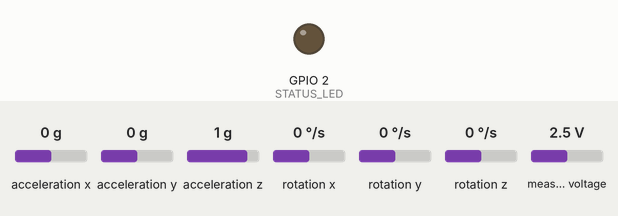
This sketch was run on a simulated ESP32. Shown: output pins drawn as LEDs (lit = HIGH). Wiring (inferred from the names in the program): MPU-6050 motion sensor at I2C address 0x68; MPU-6050 motion sensor at I2C address 0x69. Inputs (shaded band) come from the test bench; at power-on: acceleration x 0 g, acceleration y 0 g, acceleration z 1 g, rotation x 0 °/s, rotation y 0 °/s, rotation z 0 °/s, measured voltage 2.5 V. WiFi joins after 1.5 s; servers stay silent unless stated; what the sketch prints to the serial monitor is not drawn.

Above: at 2.05 s.
Timing chart, 0 to 48.2 s (numbered marks = the images above):
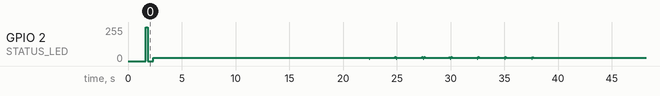

The sketch:

posture_sensor.ino
```cpp
/*
 * ╔══════════════════════════════════════════════════════════╗
 * ║  PoseGuide – ESP32 Posture Sensor Firmware               ║
 * ║  Real-Time Posture Detection & Feedback System            ║
 * ╠══════════════════════════════════════════════════════════╣
 * ║  Reads 2× MPU-6050 IMU + 1× Flex sensor via ADS1115     ║
 * ║  Applies Madgwick sensor fusion filter                    ║
 * ║  Sends JSON over WebSocket to FastAPI backend             ║
 * ╚══════════════════════════════════════════════════════════╝
 *
 * Required Libraries (install via Arduino Library Manager):
 *   - WiFi              (built-in with ESP32 board package)
 *   - Wire              (built-in)
 *   - ArduinoWebsockets (by Gil Maimon)
 *   - ArduinoJson       (by Benoit Blanchon, v7+)
 *   - Adafruit ADS1X15  (by Adafruit)
 *   - MadgwickAHRS      (by Arduino)
 */

#include <WiFi.h>
#include <Wire.h>
#include <ArduinoWebsockets.h>
#include <ArduinoJson.h>
#include <Adafruit_ADS1X15.h>
#include <MadgwickAHRS.h>
#include "config.h"

using namespace websockets;

// ── Objects ────────────────────────────────────────────────
WebsocketsClient wsClient;
Adafruit_ADS1115 ads;
Madgwick filterMPU1;
Madgwick filterMPU2;

// ── Sensor Data ────────────────────────────────────────────
float ax1, ay1, az1, gx1, gy1, gz1;  // MPU #1 raw
float ax2, ay2, az2, gx2, gy2, gz2;  // MPU #2 raw

// ── Timing ─────────────────────────────────────────────────
unsigned long lastSampleTime = 0;
unsigned long lastReconnectAttempt = 0;
const unsigned long RECONNECT_INTERVAL = 5000;

// ── Status LED ─────────────────────────────────────────────
#define STATUS_LED 2  // Built-in LED on most ESP32 dev boards

// ════════════════════════════════════════════════════════════
//  SETUP
// ════════════════════════════════════════════════════════════
void setup() {
    Serial.begin(115200);
    delay(100);

    pinMode(STATUS_LED, OUTPUT);
    digitalWrite(STATUS_LED, LOW);

    Serial.println();
    Serial.println("╔═══════════════════════════════════╗");
    Serial.println("║   PoseGuide Sensor Initializing   ║");
    Serial.println("╚═══════════════════════════════════╝");

    // ── I2C ────────────────────────────────────────────
    Wire.begin();
    Wire.setClock(400000);  // 400kHz fast mode

    // ── MPU-6050 #1 (T4 – Upper Back) ──────────────────
    initMPU(MPU1_ADDRESS);
    Serial.println("✓ MPU #1 (T4 upper back) initialized");

    // ── MPU-6050 #2 (C7 – Neck) ───────────────────────
    initMPU(MPU2_ADDRESS);
    Serial.println("✓ MPU #2 (C7 neck) initialized");

    // ── ADS1115 (Flex Sensor ADC) ─────────────────────
    if (ads.begin(ADS1115_ADDRESS)) {
        ads.setGain(GAIN_ONE);  // ±4.096V range
        Serial.println("✓ ADS1115 initialized");
    } else {
        Serial.println("✗ ADS1115 not found – flex sensor disabled");
    }

    // ── Madgwick Filters ──────────────────────────────
    filterMPU1.begin(SAMPLE_RATE_HZ);
    filterMPU2.begin(SAMPLE_RATE_HZ);
    Serial.println("✓ Madgwick filters initialized");

    // ── Wi-Fi ─────────────────────────────────────────
    connectWiFi();

    // ── WebSocket ─────────────────────────────────────
    connectWebSocket();

    Serial.println("─── Entering main loop ───");
    Serial.println();
}

// ════════════════════════════════════════════════════════════
//  MAIN LOOP
// ════════════════════════════════════════════════════════════
void loop() {
    unsigned long now = millis();

    // ── Reconnect WebSocket if needed ──────────────────
    if (!wsClient.available()) {
        if (now - lastReconnectAttempt > RECONNECT_INTERVAL) {
            lastReconnectAttempt = now;
            Serial.println("↻ Reconnecting WebSocket...");
            connectWebSocket();
        }
        delay(100);
        return;
    }

    // ── Sample at fixed rate ──────────────────────────
    if (now - lastSampleTime < SAMPLE_PERIOD_MS) {
        wsClient.poll();
        return;
    }
    lastSampleTime = now;

    // ── Read MPU #1 ───────────────────────────────────
    readMPU(MPU1_ADDRESS, ax1, ay1, az1, gx1, gy1, gz1);
    filterMPU1.updateIMU(gx1, gy1, gz1, ax1, ay1, az1);

    // ── Read MPU #2 ───────────────────────────────────
    readMPU(MPU2_ADDRESS, ax2, ay2, az2, gx2, gy2, gz2);
    filterMPU2.updateIMU(gx2, gy2, gz2, ax2, ay2, az2);

    // ── Read Flex Sensor ──────────────────────────────
    int16_t flexRaw = ads.readADC_SingleEnded(FLEX_ADS_CHANNEL);
    float flexValue = mapFloat(flexRaw, FLEX_FLAT_VALUE, FLEX_BENT_VALUE, 0.0, 100.0);
    flexValue = constrain(flexValue, 0.0, 100.0);

    // ── Build JSON Packet ─────────────────────────────
    JsonDocument doc;

    JsonObject torso = doc["torso"].to<JsonObject>();
    torso["pitch"] = round2(filterMPU1.getPitch());
    torso["roll"]  = round2(filterMPU1.getRoll());
    torso["yaw"]   = round2(filterMPU1.getYaw());

    JsonObject neck = doc["neck"].to<JsonObject>();
    neck["pitch"] = round2(filterMPU2.getPitch());
    neck["roll"]  = round2(filterMPU2.getRoll());
    neck["yaw"]   = round2(filterMPU2.getYaw());

    doc["flex_value"] = round2(flexValue);
    doc["timestamp"]  = (double)now;

    // ── Serialize & Send ──────────────────────────────
    String jsonStr;
    serializeJson(doc, jsonStr);
    wsClient.send(jsonStr);

    // ── Blink LED on successful send ──────────────────
    digitalWrite(STATUS_LED, HIGH);
    delay(2);
    digitalWrite(STATUS_LED, LOW);

    wsClient.poll();
}

// ════════════════════════════════════════════════════════════
//  HELPER FUNCTIONS
// ════════════════════════════════════════════════════════════

void connectWiFi() {
    Serial.printf("Connecting to Wi-Fi: %s", WIFI_SSID);
    WiFi.begin(WIFI_SSID, WIFI_PASSWORD);

    int attempts = 0;
    while (WiFi.status() != WL_CONNECTED && attempts < 30) {
        delay(500);
        Serial.print(".");
        attempts++;
    }

    if (WiFi.status() == WL_CONNECTED) {
        Serial.println();
        Serial.printf("✓ Wi-Fi connected │ IP: %s\n", WiFi.localIP().toString().c_str());
        digitalWrite(STATUS_LED, HIGH);
        delay(200);
        digitalWrite(STATUS_LED, LOW);
    } else {
        Serial.println("\n✗ Wi-Fi connection failed – restarting...");
        ESP.restart();
    }
}

void connectWebSocket() {
    char url[128];
    snprintf(url, sizeof(url), "ws://%s:%d%s", SERVER_HOST, SERVER_PORT, WS_PATH);
    Serial.printf("Connecting WebSocket: %s\n", url);

    bool connected = wsClient.connect(url);
    if (connected) {
        Serial.println("✓ WebSocket connected");
    } else {
        Serial.println("✗ WebSocket connection failed");
    }
}

void initMPU(uint8_t address) {
    // Wake up MPU-6050
    Wire.beginTransmission(address);
    Wire.write(0x6B);  // PWR_MGMT_1
    Wire.write(0x00);  // Wake up
    Wire.endTransmission(true);
    delay(10);

    // Configure gyroscope: ±500°/s
    Wire.beginTransmission(address);
    Wire.write(0x1B);  // GYRO_CONFIG
    Wire.write(0x08);  // FS_SEL = 1 (±500°/s)
    Wire.endTransmission(true);

    // Configure accelerometer: ±4g
    Wire.beginTransmission(address);
    Wire.write(0x1C);  // ACCEL_CONFIG
    Wire.write(0x08);  // AFS_SEL = 1 (±4g)
    Wire.endTransmission(true);

    // Set DLPF bandwidth: 44Hz
    Wire.beginTransmission(address);
    Wire.write(0x1A);  // CONFIG
    Wire.write(0x03);  // DLPF_CFG = 3
    Wire.endTransmission(true);
}

void readMPU(uint8_t address, float &ax, float &ay, float &az,
             float &gx, float &gy, float &gz) {
    Wire.beginTransmission(address);
    Wire.write(0x3B);  // ACCEL_XOUT_H
    Wire.endTransmission(false);
    Wire.requestFrom(address, (uint8_t)14, (uint8_t)true);

    int16_t rawAx = (Wire.read() << 8) | Wire.read();
    int16_t rawAy = (Wire.read() << 8) | Wire.read();
    int16_t rawAz = (Wire.read() << 8) | Wire.read();
    Wire.read(); Wire.read();  // Skip temperature
    int16_t rawGx = (Wire.read() << 8) | Wire.read();
    int16_t rawGy = (Wire.read() << 8) | Wire.read();
    int16_t rawGz = (Wire.read() << 8) | Wire.read();

    // Convert to physical units
    // Accel: ±4g → sensitivity = 8192 LSB/g
    ax = rawAx / 8192.0f;
    ay = rawAy / 8192.0f;
    az = rawAz / 8192.0f;

    // Gyro: ±500°/s → sensitivity = 65.5 LSB/(°/s)
    gx = rawGx / 65.5f;
    gy = rawGy / 65.5f;
    gz = rawGz / 65.5f;
}

float mapFloat(float x, float inMin, float inMax, float outMin, float outMax) {
    return (x - inMin) * (outMax - outMin) / (inMax - inMin) + outMin;
}

float round2(float val) {
    return roundf(val * 100.0f) / 100.0f;
}
```

config.h
```cpp
/*
 * PoseGuide – ESP32 Configuration
 * ────────────────────────────────
 * Update these values before uploading to your ESP32.
 */

#ifndef CONFIG_H
#define CONFIG_H

// ── Wi-Fi Credentials ──────────────────────────────────
#define WIFI_SSID       "YOUR_WIFI_SSID"
#define WIFI_PASSWORD   "YOUR_WIFI_PASSWORD"

// ── Backend Server ─────────────────────────────────────
// IP address of the machine running the FastAPI backend
#define SERVER_HOST     "192.168.1.100"
#define SERVER_PORT     8000
#define WS_PATH         "/ws/esp32"

// ── I2C Addresses ──────────────────────────────────────
// MPU #1 (T4 – upper back) → AD0 = LOW  → 0x68
// MPU #2 (C7 – neck)       → AD0 = HIGH → 0x69
#define MPU1_ADDRESS    0x68
#define MPU2_ADDRESS    0x69

// ADS1115 default I2C address
#define ADS1115_ADDRESS 0x48

// ── Sensor Fusion ──────────────────────────────────────
// Madgwick filter gain (beta) – higher = faster convergence but more noise
#define MADGWICK_BETA   0.1f

// Sampling rate in Hz
#define SAMPLE_RATE_HZ  50
#define SAMPLE_PERIOD_MS (1000 / SAMPLE_RATE_HZ)

// ── Flex Sensor ────────────────────────────────────────
// ADS1115 channel connected to flex sensor
#define FLEX_ADS_CHANNEL    0

// Calibration: flat = ~300, fully bent = ~800 (adjust per your sensor)
#define FLEX_FLAT_VALUE     300.0f
#define FLEX_BENT_VALUE     800.0f

#endif // CONFIG_H
```
